Frame 1 (no input): blank canvas, image omitted
Frame 60 (the mouse pressed at the canvas centre just before this capture): blank canvas, image omitted
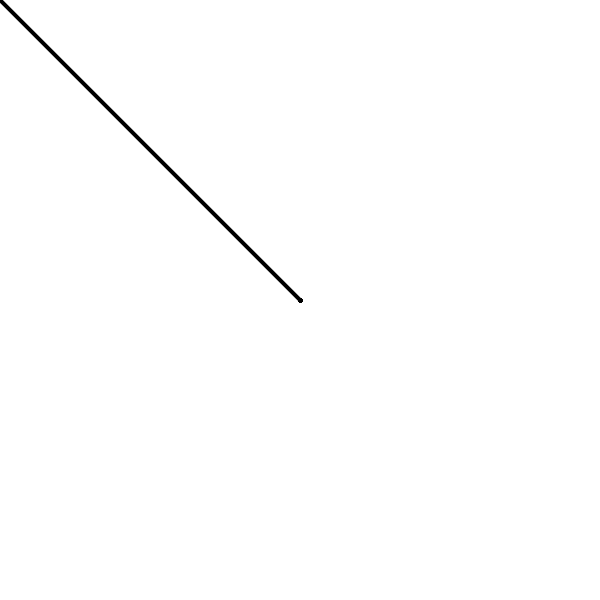
Frame 120 (the mouse held since frame 60 and released just before this capture)

The Processing sketch whose frames 1 and 60 were blank and that drew this single picture after the mouse press (run headless with seeded random() and noise(); from frame 60 on, the mouse is pressed at the canvas centre):

// Processing sketch: processing_122701
// ── processing_122701.pde

int x=0;
int y=0;
int sw=4;//futosa
color c=0;//iro

void setup() {
  size(600, 600);//zenntainosaizu
  background(255);//haikeisyoku
}

void draw() {
  stroke(c);
  strokeWeight(sw);//sen
  x=mouseX;
  y=mouseY;
  if (mousePressed){//osutokakeru
    line(mouseX, mouseY, pmouseX, pmouseY);
    
  }
  if (keyPressed) {
    if (key=='g') {
      c=color(0, 255, 0);
    }//iro green
    if (key=='c') {
      c=color(8, 234, 252);
    }//iro cyan
    if (key=='p') {
      c=color(255, 0, 239);
    }//iro purple
    if (key=='r') {
      c=color(255, 0, 17);
    }//iro red
    if (key=='y') {
      c=color(254, 255, 0);
    }//iro yellow
    if (key=='o') {
      c=color(255, 128, 0);
    }//iro orange
    if(key=='b'){
      c=color(0);
    }//iro black
    if (key=='1') {
      sw=1;
    }//mozinofutosa 1
    if (key=='2') {
      sw=2;
    }//mozinofutosa 2
    if (key=='3') {
      sw=3;
    }//mozinofutosa 3
    if (key=='4') {
      sw=4;
    }//mozinofutosa 4
    if (key=='5') {
      sw=5;
    }//mozinofutosa 5
    
    if (key=='0') {
      background(255);
    }//zennbukesu
    if (key=='w') {
      c=color(255);
    }//kesigomu
  
  }
}
